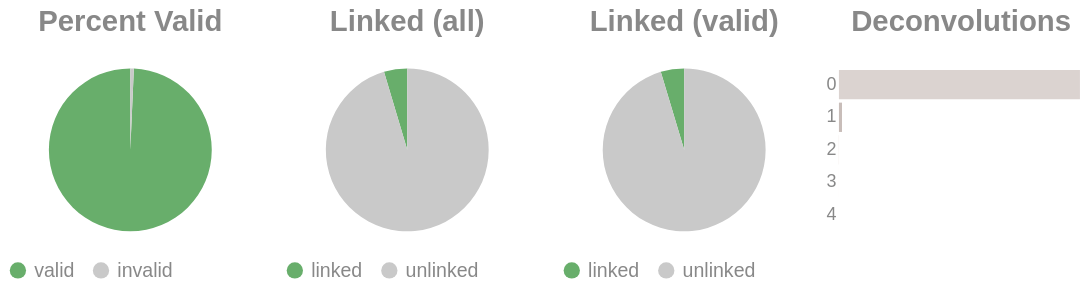

Notebook code cell kept with this figure:
### Code cell
if SKIPLR:
    pass
else:
    clash = Counter()
    for i in valids['molecule'].to_list():
        _mol = i.split("-")
        if len(_mol) == 1:
            clash.update('0')
        else:
            clash.update(_mol[-1])

    _d = {"deconvolutions": [], 'count': []}
    for k,v in clash.items():
        _d['deconvolutions'].append(k)
        _d['count'].append(v)

    tot_valid = valids['reads'].sum()
    mask = valids['reads'] >= 2
    n_linked_reads = valids.filter(mask)['reads'].sum()
    if n_linked_reads == 0:
        print_html("No linked molecules (>=2 reads) were detected; skipping linked-only distributions.")
        SKIPLR = True
    else:
        perc_valid = round(tot_valid / n_reads, 4)
        linked_perc_abs = round(n_linked_reads / n_reads, 4)
        linked_perc = round(n_linked_reads / tot_valid, 4)

    _valid = pl.DataFrame({"valids": ['valid', 'invalid'], "count": [tot_valid, n_reads - tot_valid]})
    _linked_abs = pl.DataFrame({"linked (absolute)": ['linked', 'unlinked'], "count": [n_linked_reads, n_reads - n_linked_reads]})
    _linked_rel = pl.DataFrame({"linked (valids)": ['linked', 'unlinked'], "count": [n_linked_reads, tot_valid - n_linked_reads]})

    (
        alt.hconcat(
            piechart(_valid, goodval = 'valid', title = "Percent Valid"),
            piechart(_linked_abs, goodval = "linked", title =  "Linked (all)"),
            piechart(_linked_rel, goodval = "linked", title =  "Linked (valid)"),
            convolutionbar(pl.DataFrame(_d), title = "Deconvolutions"),
            center = True,
            bounds = 'flush'
        )
        .resolve_scale(color='independent')
        .resolve_legend('independent')
        .properties(usermeta={'embedOptions': {"actions": False}})
    ).display()

### Figure 1 — Vega-Lite specification as saved in the notebook (floating-point values rounded to 4 significant figures)
{"width": "container", "height": 400, "config": {"title": {"anchor": "start", "dy": -15, "fontSize": 18, "color": "#888888", "subtitleColor": "#888888", "subtitleFontSize": 14}, "arc": {"fill": "#0072B2"}, "axis": {"domainColor": "#888888", "domainWidth": 0.5, "gridWidth": 0.2, "grid": false, "titleFontWeight": 400, "titleFontSize": 15, "labelFontSize": 11, "labelColor": "#888888", "tickColor": "#888888", "tickWidth": 0.2, "titleColor": "#888888"}, "axisBand": {"grid": false}, "axisX": {"grid": true, "tickSize": 10, "domainCap": "round"}, "axisY": {"domain": false, "grid": true, "tickSize": 0, "domainCap": "round"}, "background": "transparent", "header": {"labelFontSize": 15, "labelColor": "#888888", "titleFontSize": 15, "titleFontWeight": 600, "titleColor": "#888888"}, "legend": {"labelFont": "sans-serif", "labelFontSize": 12, "labelColor": "#888888", "symbolSize": 100, "symbolType": "circle", "titleFontSize": 12, "titlePadding": 10, "titleColor": "#888888", "title": null}, "range": {"category": ["#E69F00", "#56B4E9", "#009E73", "#F0E442", "#0072B2", "#D55E00", "#CC79A7", "#000000"], "diverging": ["#cfe8f3", "#a2d4ec", "#73bfe2", "#46abdb", "#1696d2", "#12719e"]}, "area": {"fill": "#0072B2", "fillOpacity": 0.7, "line": true, "strokeOpacity": 0.7}, "line": {"color": "#0072B2", "stroke": "#0072B2", "strokeWidth": 2}, "trail": {"color": "#0072B2", "stroke": "#0072B2", "strokeWidth": 0, "size": 1}, "point": {"filled": true, "fillOpacity": 1.0, "size": 95}, "text": {"color": "#888888", "fontSize": 11, "align": "right", "fontWeight": 400, "size": 11}, "bar": {"fill": "#0072B2", "stroke": null}, "view": {"stroke": null, "continuousWidth": 660, "continuousHeight": 400}}, "hconcat": [{"data": {"name": "data-15a98664e51c56f2d0c0ca12ec836884"}, "mark": {"type": "arc"}, "encoding": {"color": {"field": "valids", "legend": {"orient": "bottom", "title": null}, "scale": {"domain": ["valid", "invalid"], "range": ["#68ae6b", "#C9C9C9"]}, "title": "Valids", "type": "nominal"}, "theta": {"field": "count", "type": "quantitative"}, "tooltip": [{"field": "valids", "title": "Valids", "type": "ordinal"}, {"field": "percent", "format": ".2%", "title": "Percent", "type": "quantitative"}, {"field": "count", "title": "Count", "type": "quantitative"}]}, "height": 100, "title": {"text": "Percent Valid", "align": "center", "anchor": "middle"}, "transform": [{"calculate": "datum.count / 1650185", "as": "percent"}], "width": 150}, {"data": {"name": "data-99735e6dccd1d44baf8bbcc31a63c092"}, "mark": {"type": "arc"}, "encoding": {"color": {"field": "linked (absolute)", "legend": {"orient": "bottom", "title": null}, "scale": {"domain": ["linked", "unlinked"], "range": ["#68ae6b", "#C9C9C9"]}, "title": "Linked (Absolute)", "type": "nominal"}, "theta": {"field": "count", "type": "quantitative"}, "tooltip": [{"field": "linked (absolute)", "title": "Linked (Absolute)", "type": "ordinal"}, {"field": "percent", "format": ".2%", "title": "Percent", "type": "quantitative"}, {"field": "count", "title": "Count", "type": "quantitative"}]}, "height": 100, "title": {"text": "Linked (all)", "align": "center", "anchor": "middle"}, "transform": [{"calculate": "datum.count / 1650185", "as": "percent"}], "width": 150}, {"data": {"name": "data-20f28b8c922fedba0bda2cbd08e548bd"}, "mark": {"type": "arc"}, "encoding": {"color": {"field": "linked (valids)", "legend": {"orient": "bottom", "title": null}, "scale": {"domain": ["linked", "unlinked"], "range": ["#68ae6b", "#C9C9C9"]}, "title": "Linked (Valids)", "type": "nominal"}, "theta": {"field": "count", "type": "quantitative"}, "tooltip": [{"field": "linked (valids)", "title": "Linked (Valids)", "type": "ordinal"}, {"field": "percent", "format": ".2%", "title": "Percent", "type": "quantitative"}, {"field": "count", "title": "Count", "type": "quantitative"}]}, "height": 100, "title": {"text": "Linked (valid)", "align": "center", "anchor": "middle"}, "transform": [{"calculate": "datum.count / 1638762", "as": "percent"}], "width": 150}, {"data": {"name": "data-71b2623834af62fb51dad31042155bc9"}, "mark": {"type": "bar"}, "encoding": {"color": {"field": "deconvolutions", "legend": null, "scale": {"scheme": "lightgreyred"}, "type": "nominal"}, "tooltip": [{"field": "deconvolutions", "title": "Deconvolutions", "type": "ordinal"}, {"field": "percent", "format": ".2%", "title": "Percent", "type": "quantitative"}, {"field": "count", "title": "Count", "type": "quantitative"}], "x": {"axis": null, "field": "count", "type": "quantitative"}, "y": {"field": "deconvolutions", "sort": "ascending", "title": null, "type": "nominal"}}, "height": 100, "title": {"text": "Deconvolutions", "align": "center", "anchor": "middle"}, "transform": [{"calculate": "datum.count / 1598717", "as": "percent"}], "width": 150}], "bounds": "flush", "center": true, "resolve": {"legend": {"angle": "independent"}, "scale": {"color": "independent"}}, "usermeta": {"embedOptions": {"actions": false}}, "$schema": "https://vega.github.io/schema/vega-lite/v6.1.0.json", "datasets": {"data-15a98664e51c56f2d0c0ca12ec836884": [{"valids": "valid", "count": 1638762}, {"valids": "invalid", "count": 11423}], "data-99735e6dccd1d44baf8bbcc31a63c092": [{"linked (absolute)": "linked", "count": 76100}, {"linked (absolute)": "unlinked", "count": 1574085}], "data-20f28b8c922fedba0bda2cbd08e548bd": [{"linked (valids)": "linked", "count": 76100}, {"linked (valids)": "unlinked", "count": 1562662}], "data-71b2623834af62fb51dad31042155bc9": [{"deconvolutions": "0", "count": 1578057}, {"deconvolutions": "1", "count": 20155}, {"deconvolutions": "2", "count": 481}, {"deconvolutions": "3", "count": 23}, {"deconvolutions": "4", "count": 1}]}}
